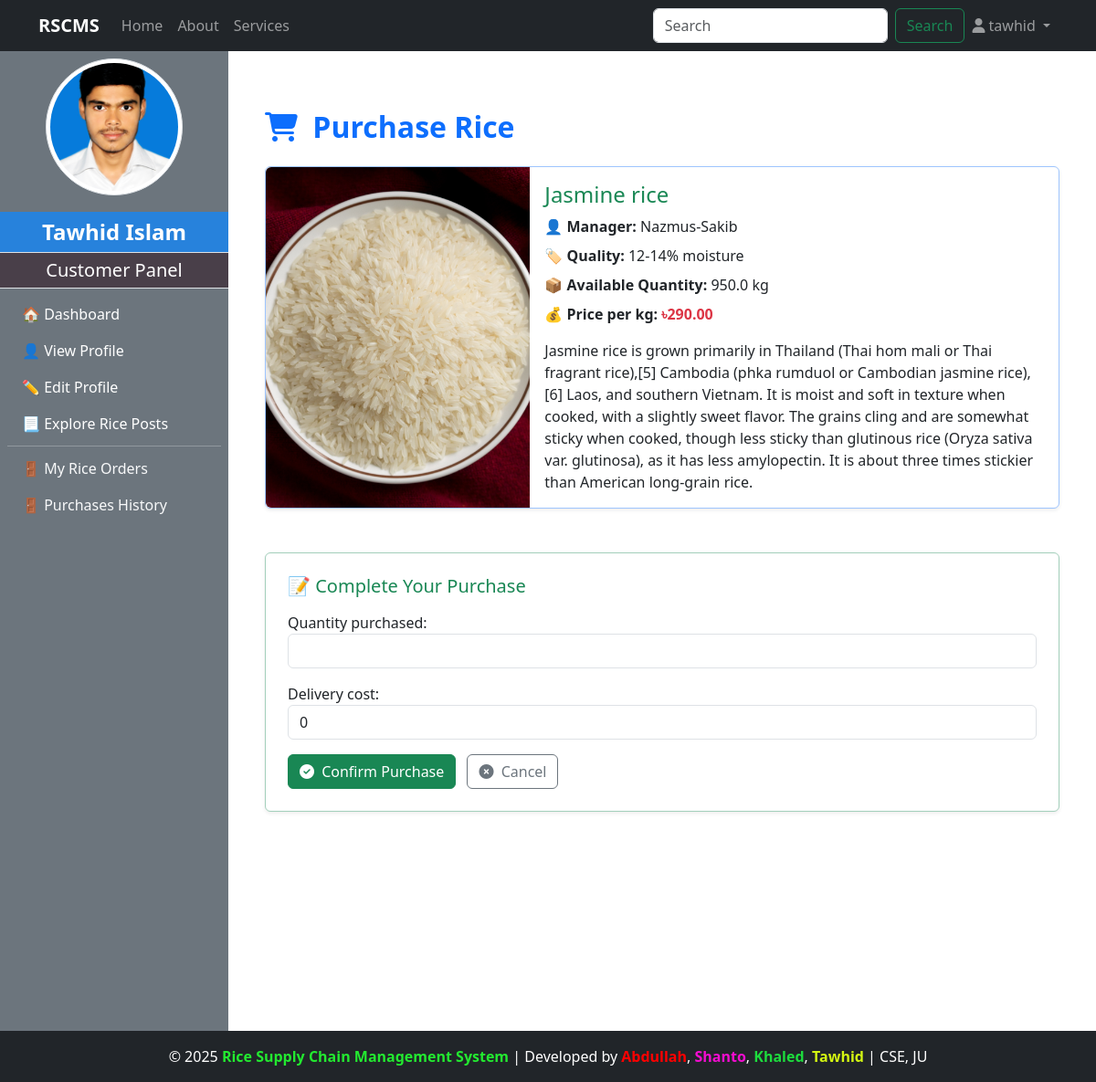
/customer/purchase_rice_from_manager/9/ (signed in), run on the app's committed database.
### accounts/models.py (models this page shows, shortened)
class CustomUser(AbstractUser):
    ROLE_CHOICES = (
        ('admin', 'Admin'),
        ('manager', 'Manager'),
        ('customer', 'Customer'),
        ('dealer', 'Dealer'),
    )
    role = models.CharField(max_length=20, choices=ROLE_CHOICES, default='admin')

### customer/models.py (models this page shows)
class CustomerProfile(models.Model):
    user = models.OneToOneField(CustomUser, on_delete=models.CASCADE, limit_choices_to={'role':'customer'},related_name="customerprofile")
    full_name = models.CharField(max_length=100)
    phone_number = models.CharField(max_length=11)
    Transaction_password = models.CharField(max_length=11,null=True,blank=True)
    address =models.TextField()
    image = models.ImageField(upload_to="customer_profile/",blank=True,null=True)
    date_of_birth = models.DateField(blank=True,null=True)
    created_at = models.DateTimeField(auto_now_add=True,blank=True,null=True)

### manager/models.py (models this page shows, shortened)
class RicePost(models.Model):
    manager = models.ForeignKey(CustomUser,on_delete=models.CASCADE, limit_choices_to={'role':'manager'},related_name="managerPost")
    rice_name = models.CharField(max_length=200, blank=True, null=True)
    quality = models.CharField(max_length=100)
    quantity_kg = models.FloatField()
    price_per_kg = models.DecimalField(max_digits=6, decimal_places=2)
    description = models.TextField()
    is_sold = models.BooleanField(default=False)
    rice_image = models.ImageField(upload_to="rice_image/",blank=True,null=True)
    created_at = models.DateTimeField(auto_now_add=True)

class ManagerProfile(models.Model):
    user = models.OneToOneField(CustomUser,on_delete=models.CASCADE,limit_choices_to={'role':'manager'},related_name="managerprofile")
    full_name = models.CharField(max_length=100)
    phone_number = models.CharField(max_length=11)
    transaction_password = models.CharField(blank=True)
    address = models.TextField()
    mill_name = models.CharField(max_length=100)
    mill_location = models.TextField()
    profile_image = models.ImageField(upload_to="manager_profile/",blank=True,null=True)
    experience_year = models.PositiveIntegerField(blank=True, null=True)
    bio = models.TextField(blank=True)
    created_at = models.DateTimeField(auto_now_add=True)

### customer/views.py (the view)
# urls.py: path("purchase_rice_from_manager/<int:id>/",views.purchase_rice_from_manager,name="purchase_rice_from_manager"),
@login_required(login_url='login')
@user_passes_test(check_customer)
def purchase_rice_from_manager(request, id):
    rice = get_object_or_404(RicePost, id=id, is_sold=False)
    if request.method == "POST":
        form = PurchaseRiceForm(request.POST)
        if form.is_valid():
            purchase = form.save(commit=False)
            if purchase.quantity_purchased > rice.quantity_kg:
                form.add_error('quantity_purchased', "Not enough rice available.")
            else:
                purchase.customer = request.user
                purchase.rice = rice
                purchase.total_price = (Decimal(purchase.quantity_purchased) * rice.price_per_kg) + purchase.delivery_cost
                purchase.save()
                rice.quantity_kg -= purchase.quantity_purchased
                if rice.quantity_kg <= 0:
                    rice.is_sold = True
                rice.save()
                return redirect("mock_customer_rice_payment", purchase_id=purchase.id)
    else:
        form = PurchaseRiceForm()
    return render(request, "customer/purchase_rice.html", {'form': form, 'rice': rice})

### customer/forms.py
class PurchaseRiceForm(forms.ModelForm):
    class Meta:
        model = Purchase_Rice
        fields = ['quantity_purchased','delivery_cost']

### admin_panel/context_processors.py (called while the page is built)
def admin_profile(request):
    if request.user.is_authenticated:
        try:
            admin = AdminProfile.objects.get(user=request.user)
            return {'admin': admin}
        except AdminProfile.DoesNotExist:
            return {}
    return {}

### customer/context_processors.py (called while the page is built)
def customer_profile(request):
    if request.user.is_authenticated:
        try:
            customer = CustomerProfile.objects.get(user=request.user)
            return {'customer': customer}
        except CustomerProfile.DoesNotExist:
            return {}
    return {}

### customer/views.py (called while the page is built)
def check_customer(user):
    return user.is_authenticated and user.role == 'customer'

### manager/context_processors.py (called while the page is built)
def manager_profile(request):
    if request.user.is_authenticated:
        try:
            manager = ManagerProfile.objects.get(user=request.user)
            return {'manager': manager}
        except ManagerProfile.DoesNotExist:
            return {}
    return {}

### customer/templates/customer/purchase_rice.html (shortened to what this page needs)
{% extends "base.html" %}
{% load static %}
{% load widget_tweaks %}
{% block content %}
<div class="container mt-5">
    <h2 class="mb-4 text-primary fw-bold">
        <i class="fas fa-shopping-cart me-2"></i> Purchase Rice
    </h2>
    <div class="card mb-5 shadow-sm border border-primary-subtle">
        <div class="row g-0">
            <div class="col-md-4">
                {% if rice.rice_image %}
                    <img src="{{ rice.rice_image.url }}" class="img-fluid rounded-start h-100 object-fit-cover" alt="{{ rice.rice_name }}">
                {% else %}
                    <img src="{% static 'default_images/default_rice.jpg' %}" class="img-fluid rounded-start h-100 object-fit-cover" alt="Default rice">
                {% endif %}
            </div>
            <div class="col-md-8">
                <div class="card-body">
                    <h4 class="card-title text-success">{{ rice.rice_name }}</h4>
                    <p class="card-text mb-2"><strong>👤 Manager:</strong> {{ rice.manager.managerprofile.full_name }}</p>
                    <p class="card-text mb-2"><strong>🏷️ Quality:</strong> {{ rice.quality }}</p>
                    <p class="card-text mb-2"><strong>📦 Available Quantity:</strong> {{ rice.quantity_kg }} kg</p>
                    <p class="card-text mb-2"><strong>💰 Price per kg:</strong> <span class="text-danger fw-semibold">৳{{ rice.price_per_kg }}</span></p>
                    <p class="card-text mt-3">{{ rice.description|linebreaksbr }}</p>
                </div>
            </div>
        </div>
    </div>
    <div class="card p-4 shadow-sm border border-success-subtle">
        <h5 class="mb-3 text-success">📝 Complete Your Purchase</h5>
        <form method="post" novalidate>
            <div class="mb-3">
                {{ form.quantity_purchased.label_tag }}
                {{ form.quantity_purchased|add_class:"form-control" }}
            </div>
            <div class="mb-3">
                {{ form.delivery_cost.label_tag }}
                {{ form.delivery_cost|add_class:"form-control" }}
            </div>
            <button type="submit" class="btn btn-success me-2">
                <i class="fas fa-check-circle me-1"></i> Confirm Purchase
            </button>
            <a href="{% url 'explore_all_rice_post' %}" class="btn btn-outline-secondary">
                <i class="fas fa-times-circle me-1"></i> Cancel
            </a>
        </form>
    </div>
</div>
{% endblock %}

### templates/navbar.html (shortened to what this page needs)
<nav class="navbar navbar-expand-lg navbar-dark bg-dark">
    <div class="container">
        <a class="navbar-brand fw-bold" href="http://127.0.0.1:8000/">RSCMS</a>
        <div class="collapse navbar-collapse" id="navbarNav">
            <ul class="navbar-nav me-auto">
                <li class="nav-item">
                    {% if request.user.is_authenticated %}
                    {% if request.user.role == "manager" %}
                    <a class="nav-link" href="{% url 'manager_dashboard' %}">Home</a>
                    {% elif request.user.role == "customer" %}
                    <a class="nav-link" href="{% url 'customer_dashboard' %}">Home</a>
                    {% elif request.user.role == "dealer" %}
                    <a class="nav-link" href="{% url 'dealer_dashboard' %}">Home</a>
                    {% elif request.user.role == "admin" %}
                    <a class="nav-link" href="{% url 'admin_dashboard' %}">Home</a>
                    {% endif %}
                    {% endif %}
                </li>
                <li class="nav-item">
                    <a class="nav-link" href="{% url 'about' %}">About</a>
                </li>
                <li class="nav-item">
                    <a class="nav-link" href="{% url 'services' %}">Services</a>
                </li>
            </ul>
           <form class="d-flex" action="{% url 'search' %}" method = "get">
                <input class="form-control me-2" type="search" placeholder="Search" aria-label="Search" name="query" id="search">
                <button class="btn btn-outline-success" type="submit">Search</button>
            </form>
            <ul class="navbar-nav">
                <li class="nav-item dropdown">
                    <a class="nav-link dropdown-toggle" href="#" id="userDropdown" role="button" data-bs-toggle="dropdown" aria-expanded="false">
                        <i class="fas fa-user"></i>
                        {% if request.user.is_authenticated %}
                        {{ request.user.username }}
                        {% else %}
                            Account
                        {% endif %}
                    </a>
                </li>
            </ul>
        </div>
    </div>
</nav>

### templates/SlideBar.html (shortened to what this page needs)
{% load static %}
{% if request.user.is_authenticated and request.user.role == "customer" %}
<div class="bg-secondary text-white d-flex flex-column" style="min-width: 250px; height: 100vh;" >
<div class="text-center my-2">
    {% if customer and customer.image %}
        <img src="{{ customer.image.url }}" class="rounded-circle img-thumbnail" style="width: 150px; height: 150px; object-fit: cover; margin-bottom: 10px;" alt="Profile Image">
    {% else %}
        <img src="{% static 'images/default_profile.png' %}" class="rounded-circle img-thumbnail" style="width: 150px; height: 150px; object-fit: cover; margin-bottom: 10px;" alt="Default Profile Image">
    {% endif %}
</div>
    <div class="sidebar-user-name p-1 fs-4 border-bottom">{{customer.full_name}}</div>
    <div class="sidebar-header p-1 fs-5 border-bottom">Customer Panel</div>
    <nav class="nav flex-column p-2">
        <a class="nav-link text-white {% if request.resolver_match.url_name == 'customer_dashboard' %}active{% endif %}" href="{% url 'customer_dashboard' %}">🏠 Dashboard</a>
        <a class="nav-link text-white {% if request.resolver_match.url_name == 'customer_profile' %}active{% endif %}" href="{% url 'customer_profile' %}">👤 View Profile</a>
        <a class="nav-link text-white {% if request.resolver_match.url_name == 'update_customer_profile' %}active{% endif %}" href="{% url "update_customer_profile" %}">✏️ Edit Profile</a>
        <a class="nav-link text-white {% if request.resolver_match.url_name == 'explore_all_rice_post' %}active{% endif %}" href="{% url "explore_all_rice_post" %}">📃 Explore Rice Posts</a>
        <hr class="my-1">
        <a class="nav-link text-light {% if request.resolver_match.url_name == 'my_order_page' %}active{% endif %}" href="{% url 'my_order_page' %}">🚪 My Rice Orders</a>
        <a class="nav-link text-light {% if request.resolver_match.url_name == 'rice_purchases_history' %}active{% endif %}" href="{% url 'rice_purchases_history' %}">🚪 Purchases History</a>
    </nav>
</div>
{% endif %}

### static/manager/css/dashboard.css (style rules this page uses)
body { display: flex; min-height: 100vh; margin: 0; }
.sidebar-header { font-size: 1.5rem; padding: 10px; background-color: #493f49; text-align: center; }
.sidebar-user-name { font-size: 1.2rem; padding: 10px; background-color: #2782dc; text-align: center; font-weight: bold; }

### data on the page
CustomUser: user.username "tawhid"
CustomerProfile: image (picture), full_name "Tawhid Islam"
RicePost: rice_image (picture), rice_name "Jasmine rice", manager.managerprofile.full_name "Nazmus-Sakib", quality "12-14% moisture", quantity_kg "950.0", price_per_kg "290.00", description "Jasmine rice is grown primarily in Thailand (Thai hom mali or Thai fragrant rice),[5] Cambodia (phka rumduol or Cambodian jasmine rice),[6] Laos, and southern Vietnam. It is moist and soft in texture when cooked, with a slightly sweet flavor. The grains cling and are somewhat sticky when cooked, though less sticky than glutinous rice (Oryza sativa var. glutinosa), as it has less amylopectin. It is about three times stickier than American long-grain rice."
